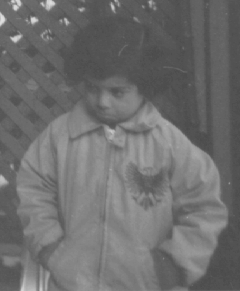
#> input picture final_exam/pout.tif, 240 x 291 px
$ python solve11.py
#> lines starting #> are read from the running program, lines starting #| are printed output that depends on the picture
"""Problem 11: Differentiate low-contrast and good images by histogram spread."""

from contextlib import redirect_stdout
from io import StringIO
import sys
from textwrap import wrap

import cv2
import matplotlib

import matplotlib.pyplot as plt
import numpy as np
from pathlib import Path

BASE_DIR = Path(__file__).resolve().parent


class Tee(StringIO):
    def write(self, text: str) -> int:
        sys.__stdout__.write(text)
        sys.__stdout__.flush()
        return super().write(text)


def run_with_gui(main, title: str) -> None:
    capture = Tee()
    with redirect_stdout(capture):
        main()
    text = "\n".join(
        part
        for line in capture.getvalue().strip().splitlines()
        for part in (wrap(line, width=90) or [""])
    )
    if text:
        figure = plt.figure(figsize=(10, 5))
        figure.canvas.manager.set_window_title(title)
        figure.text(0.03, 0.95, text, va="top", family="monospace")
        figure.suptitle(title, fontweight="bold")
        plt.axis("off")
        plt.show()
        plt.close(figure)


def load_gray(name: str) -> np.ndarray:
#> called with name = 'pout.tif'
    image = cv2.imread(str(BASE_DIR / name), cv2.IMREAD_GRAYSCALE)
#> image is the input picture: shape (291, 240); min 74, max 224, mean 110.3
    if image is None:
        raise FileNotFoundError(f"Could not read {BASE_DIR / name}")
    return image


def entropy(image: np.ndarray) -> float:
    histogram = np.bincount(image.ravel(), minlength=256).astype(np.float64)
    probabilities = histogram[histogram > 0] / image.size
    return float(-np.sum(probabilities * np.log2(probabilities)))


def quality_metrics(image: np.ndarray) -> dict[str, float]:
    p05, p95 = np.percentile(image, [5, 95])
    return {
        "standard deviation": float(image.std()),
        "90% histogram spread": float(p95 - p05),
        "entropy": entropy(image),
    }


def main() -> None:
    poor = load_gray("pout.tif")
    good = cv2.equalizeHist(poor)
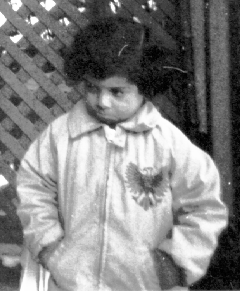
#> good: shape (291, 240); min 0, max 255, mean 130.4
    poor_metrics = quality_metrics(poor)
#> in quality_metrics, `p05, p95 = np.percentile(image, [5, 95])`: p05 = 82; p95 = 147
#> in entropy, `histogram = np.bincount(image.ravel(), minlength=256).astype(np.float64)`: histogram = 256 values, max 3628 at index 82, min 0 at index 0, mean 272.8
#> in entropy, `probabilities = histogram[histogram > 0] / image.size`: probabilities = 121 values, max 0.0519 at index 5, min 2.86e-05 at index 0, mean 0.00826
#> poor_metrics = {'standard deviation': 23.18, '90% histogram spread': 65, 'entropy': 5.76}
    good_metrics = quality_metrics(good)
#> good_metrics = {'standard deviation': 72.66, '90% histogram spread': 218, 'entropy': 5.71}

    fig, axes = plt.subplots(2, 2, figsize=(10, 7))
    axes[0, 0].imshow(poor, cmap="gray", vmin=0, vmax=255)
    axes[0, 0].set_title("Low-contrast image")
    axes[0, 1].imshow(good, cmap="gray", vmin=0, vmax=255)
    axes[0, 1].set_title("Contrast-enhanced image")
    for axis in axes[0]:
        axis.axis("off")
    axes[1, 0].hist(poor.ravel(), bins=256, range=(0, 256), color="black")
    axes[1, 0].set_title("Narrow histogram = poor contrast")
    axes[1, 1].hist(good.ravel(), bins=256, range=(0, 256), color="black")
    axes[1, 1].set_title("Wide histogram = good contrast")
    fig.tight_layout()
    plt.show()
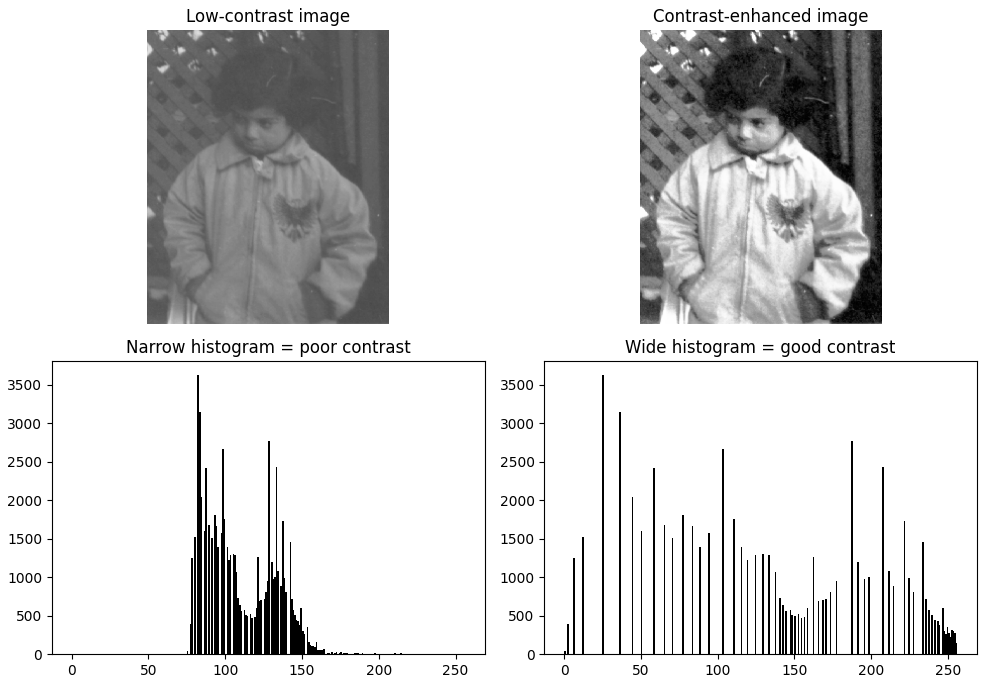
#> figure drawn by matplotlib, 4 panels; panel 3: tallest bar 3628 high, from x = 82 to 83; panel 4: tallest bar 3628 high, from x = 25 to 26
    plt.close(fig)

    assert (
        good_metrics["90% histogram spread"]
        > poor_metrics["90% histogram spread"]
    )
    print("Low-contrast metrics:", poor_metrics)
    print("Good-image metrics:", good_metrics)


if __name__ == "__main__":
    run_with_gui(main, "Problem 11 Results")
